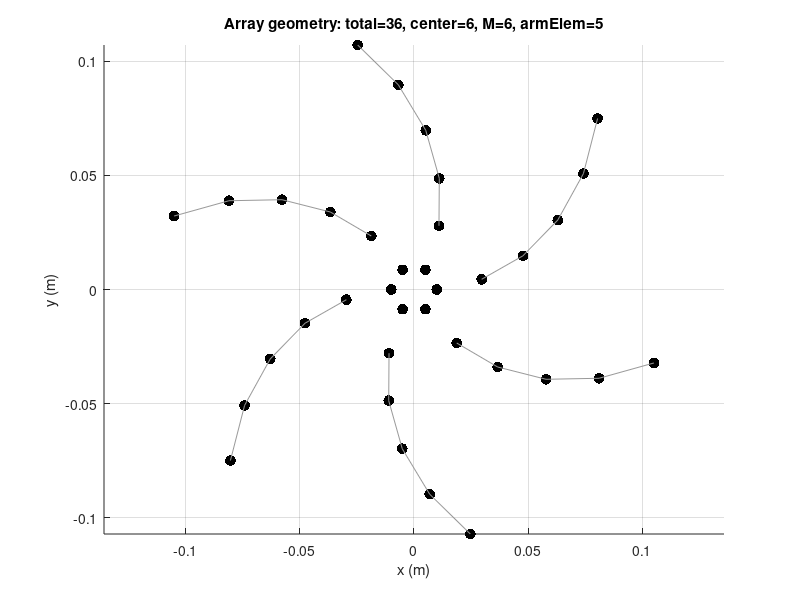
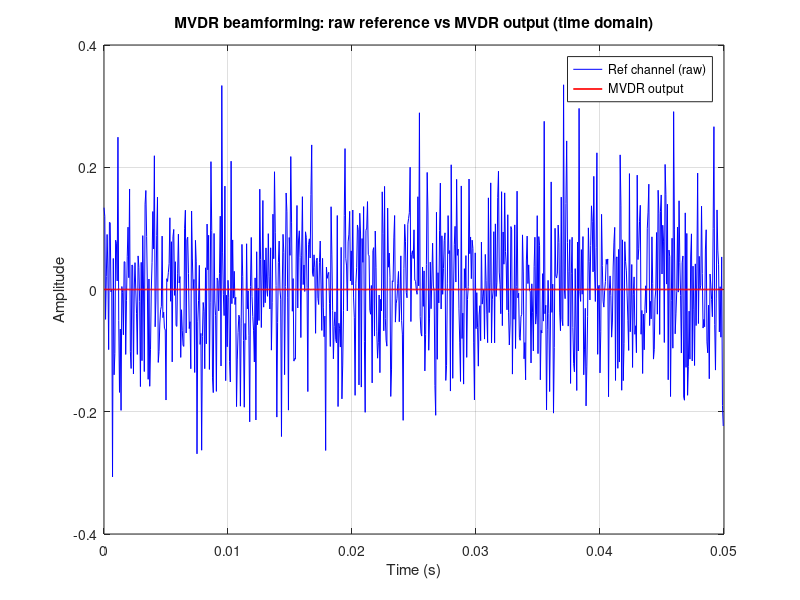
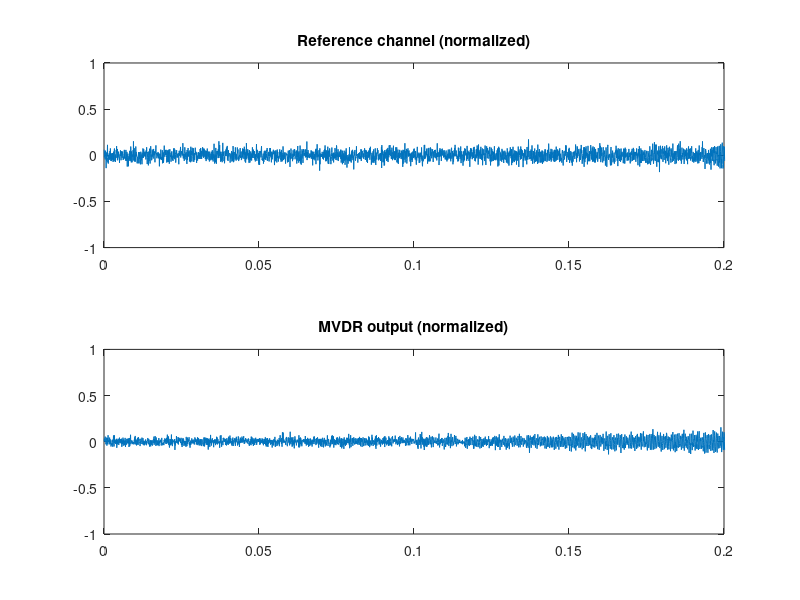
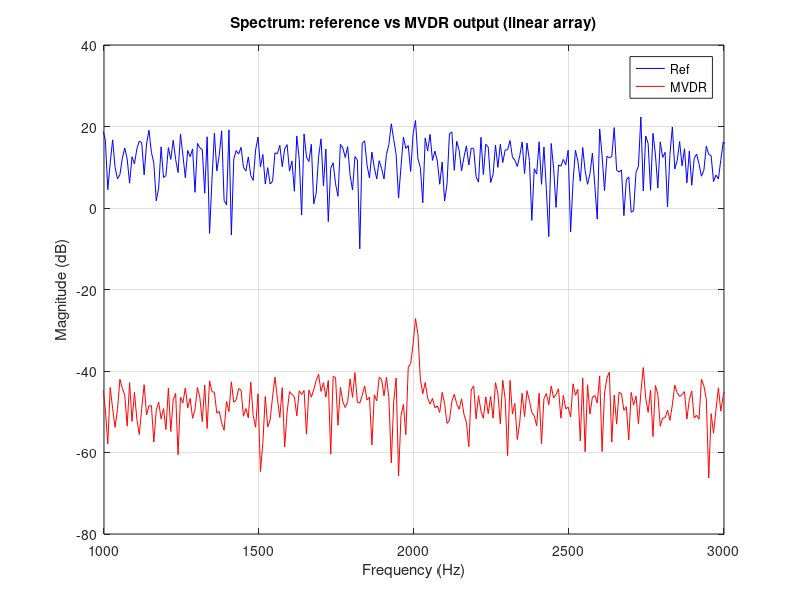

Recreate these plots in MATLAB, in order.
%% Underbrink-like 多臂螺旋阵列 + MVDR 仿真 (窄带示例)
% 36 元：中心 6 个，6 臂每臂 5 个

%% ====== 阵列几何 ======
M = 6;  % 螺旋臂数
center_ring_N = 6;  % 中心环6个阵元
arm_elem = 5;   % 每臂5个阵元
N = center_ring_N + M * arm_elem    % 总元数

% 几何参数
r_center = 0.01;   % 中心小环半径 (m)
arm_spacing = 0.02; % 臂上相邻阵元沿半径方向间距 (m)
R_max = r_center + arm_spacing * arm_elem;

pos = zeros(3,N);
idx = 1;

% 1) 中心环（6点） 均匀绕一个小圆
for n = 1:center_ring_N
    ang = 2 * pi * (n-1) / center_ring_N;
    pos(:,idx) = [r_center * cos(ang); r_center * sin(ang); 0];
    idx = idx + 1;
end

% 2) 多臂，每臂 arm_elem 个，交错排列（从内向外）
for m = 0:M-1
    base_ang = 2 * pi * m / M;
    for j = 1:arm_elem
        rj = r_center + j * arm_spacing;    % 往外延伸
        ang = base_ang + 0.15 * j;  % 给点小的螺旋弯曲 (可选)
        pos(:,idx) = [rj*cos(ang); rj*sin(ang);0];
        idx = idx + 1;
    end
end

% 绘图：阵列结构
figure('Name','Array geometry');
scatter(pos(1,:), pos(2,:), 60, 'k', 'filled'); hold on;
% 标记每臂连线（按臂抽取）
for m = 0:M-1
    idxs = (center_ring_N+1 + m*arm_elem) : (center_ring_N + (m+1)*arm_elem);
    plot(pos(1, idxs), pos(2, idxs), '-','Color',[0.6 0.6 0.6]);
end
axis equal; grid on; xlabel('x (m)'); ylabel('y (m)');
title(sprintf('Array geometry: total=%d, center=%d, M=%d, armElem=%d', N, center_ring_N, M, arm_elem));

%% ====== 信号场景（窄带） ======
fs = 16000;          % 采样率
T = 1.0;             % 仿真时长 (s)
t = (0:1/fs:T-1/fs).';
Nsamp = length(t);

% 频率（窄带中心频率）
fc = 2000;           % 中心频率 2 kHz（可改）
c = 343;             % 声速 (m/s)
lambda = c/fc;
k = 2*pi/lambda;

% 源设置：1 个期望源 + 2 个干扰源
src_desired_az = 20;            % 方位角 (deg)，0 为 x 轴正向
src_desired_el = 0;             % 俯仰 (deg)
src_interf_az = [-80, 60];      % 两个干扰角
src_interf_el = [0, 0];


% 合成窄带信号（幅度包络）
sig_env = hann(Nsamp*2); sig_env = sig_env(1:Nsamp);   % 一个平滑的包络
s_desired = real(sig_env .* exp(1j*2*pi*fc*t));       % 复数窄带信号 -> 实部为传感器观测
s_interf1 = 0.6 * real(sig_env .* exp(1j*2*pi*(fc+50)*t)); % 干扰可稍微偏频
s_interf2 = 0.5 * real(sig_env .* exp(1j*2*pi*(fc-80)*t));

% 背景噪声
SNR_db = 20;   % 期望源到噪声比（参考）
sigma_noise = 10^(-SNR_db/20);


% 生成阵列接收：平面波模型 (窄带)
% 方向到单位矢量函数（水平面）
az_rad = deg2rad(src_desired_az);
u_des = [cos(az_rad); sin(az_rad); 0];

% 干扰单位向量
u_interf = zeros(3, length(src_interf_az));
for ii = 1:length(src_interf_az)
    az_i = deg2rad(src_interf_az(ii));
    u_interf(:,ii) = [cos(az_i); sin(az_i); 0];
end

% 构造接收矩阵 X (N x Nsamp)
X = zeros(N, Nsamp);
for n = 1:N
    rn = pos(:, n);  % 3x1
    % 相位项 exp(-j k r·u) (注意物理符号习惯，这里选用 +j*k*...)
    % 用 exp(1j*k*(r_n·u)) 保持与前面阵列因子一致
    phase_des = exp(1j * k * (rn.' * u_des));
    % desired signal across array
    xr_des = real(phase_des .* (s_desired.'));   % 1 x Nsamp
    % interference contributions
    xr_if = zeros(1, Nsamp);
    xr_if = xr_if + real(exp(1j * k * (rn.' * u_interf(:,1))) .* (s_interf1.'));
    xr_if = xr_if + real(exp(1j * k * (rn.' * u_interf(:,2))) .* (s_interf2.'));
    % noise
    noise = sigma_noise * randn(1, Nsamp);
    X(n, :) = xr_des + xr_if + noise;
end

% 选取参考通道（例如阵列中心第 1 个中心环元）
ref_chan = 1;
ref_signal = X(ref_chan, :);

%% ====== 计算样本协方差矩阵并求 MVDR 权重（窄带） ======
% 这里用样本协方差: R = (1/Ts) * X * X^H
R = (X * X') / Nsamp;    % N x N
% 波束指向向量 a(theta) (窄带) -- 注意与生成时相位一致
a_des = zeros(N,1);
for n = 1:N
    a_des(n) = exp(1j * k * (pos(:,n).' * u_des));
end
% 对协方差做对角加载以获得数值稳定性
delta = 1e-6 * trace(R)/N;
Rld = R + delta * eye(N);

% MVDR 权重
w_mvdr = (Rld \ a_des) / (a_des' * (Rld \ a_des));   % N x 1

% 波束形成输出 y(t) = w^H * x(t) (逐时刻)
y_mvdr = (w_mvdr' * X).';   % Nsamp x 1 (注意转置)
% 如果想要保持实数信号，取实部
y_mvdr = real(y_mvdr);

%% ====== 绘图：时域波形对比 ======
t_plot = t(1:round(0.05*fs));  % 取前 50 ms 作示例
figure('Name','Time domain comparison');
plot(t_plot, ref_signal(1:length(t_plot)), 'b', 'DisplayName','Ref channel (raw)'); hold on;
plot(t_plot, y_mvdr(1:length(t_plot)), 'r', 'LineWidth',1.2, 'DisplayName','MVDR output');
xlabel('Time (s)'); ylabel('Amplitude');
legend; grid on;
title('MVDR beamforming: raw reference vs MVDR output (time domain)');

%% ====== 绘图：更长时间的波形和 PSD 对比（可选） ======
% 长时间波形（整段）比较（规范化显示）
figure('Name','Long time series (normalized)');
sig1 = ref_signal / max(abs(ref_signal));
sig2 = y_mvdr.' / max(abs(y_mvdr));
subplot(2,1,1); plot(t, sig1); title('Reference channel (normalized)'); xlim([0 0.2]);
subplot(2,1,2); plot(t, sig2); title('MVDR output (normalized)'); xlim([0 0.2]);

% 频谱对比
nfft = 2048;
S_ref = fftshift(abs(fft(ref_signal, nfft)));
S_out = fftshift(abs(fft(y_mvdr, nfft)));
fvec = linspace(-fs/2, fs/2, nfft);
figure('Name','Spectrum comparison');
plot(fvec, 20*log10(S_ref + eps), 'b', fvec, 20*log10(S_out + eps), 'r');
legend('Ref', 'MVDR'); xlabel('Frequency (Hz)'); ylabel('Magnitude (dB)');
title('Spectrum: reference vs MVDR output (linear array)'); grid on;
xlim([fc-1000, fc+1000]);
